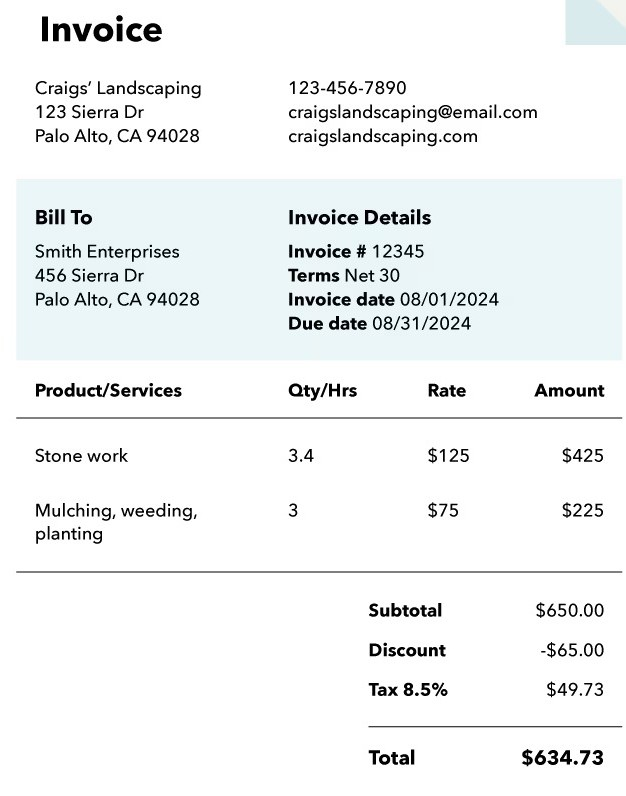
#> input picture invoice_clean.jpg, 626 x 796 px; its folder holds only this picture in this run
$ python -i debug.py   (imports and definitions only)
#> lines starting #> are read from the running program, lines starting #| are printed output that depends on the picture; after the words box and inside, x2 and y2 are one past the last pixel; in counts of white or black regions, pixels touching at a corner belong together
import sys
from PIL import Image
import pytesseract
import cv2
import numpy as np
import glob
import os

pytesseract.pytesseract.tesseract_cmd = r"C:\Program Files\Tesseract-OCR\tesseract.exe"

def debug_ocr(img_path):
#> called with img_path = 'invoice_clean.jpg'
    print(f"=== Process: {img_path} ===")
    pil_img = Image.open(img_path).convert("RGB")
#> pil_img is the input picture: PIL image 626x796 RGB; mean R, G, B 240.4, 242.8, 243.3
    cv_img = np.array(pil_img)
    gray = cv2.cvtColor(cv_img, cv2.COLOR_RGB2GRAY)
    h, w = gray.shape
#> h = 796; w = 626
    if max(h, w) < 2000:
        gray = cv2.resize(gray, (w * 2, h * 2), interpolation=cv2.INTER_CUBIC)
#> gray: shape (1592, 1252)
    gray_blur = cv2.medianBlur(gray, 3)
    thresh = cv2.adaptiveThreshold(gray_blur, 255, cv2.ADAPTIVE_THRESH_GAUSSIAN_C, cv2.THRESH_BINARY, 31, 2)
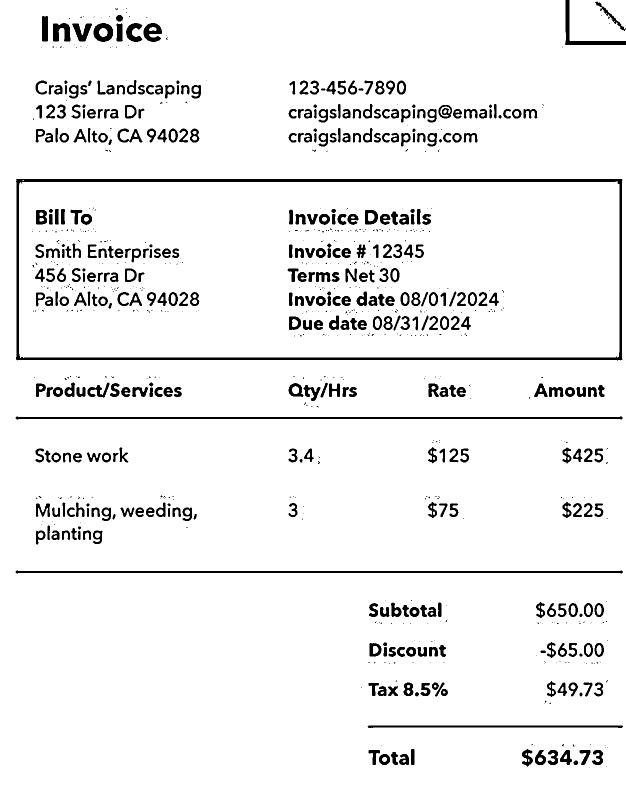
#> thresh: shape (1592, 1252) (shown at 1/2 size); 94% white; 882 black regions (481 under 20 px), largest, box (x1, y1, x2, y2) and area: (32, 358, 1245, 721) 16891, (31, 833, 1245, 839) 4868, (31, 1141, 1246, 1147) 4868
    processed_pil = Image.fromarray(thresh)
#> (the run stopped early here; a loop or call above may not have finished)
